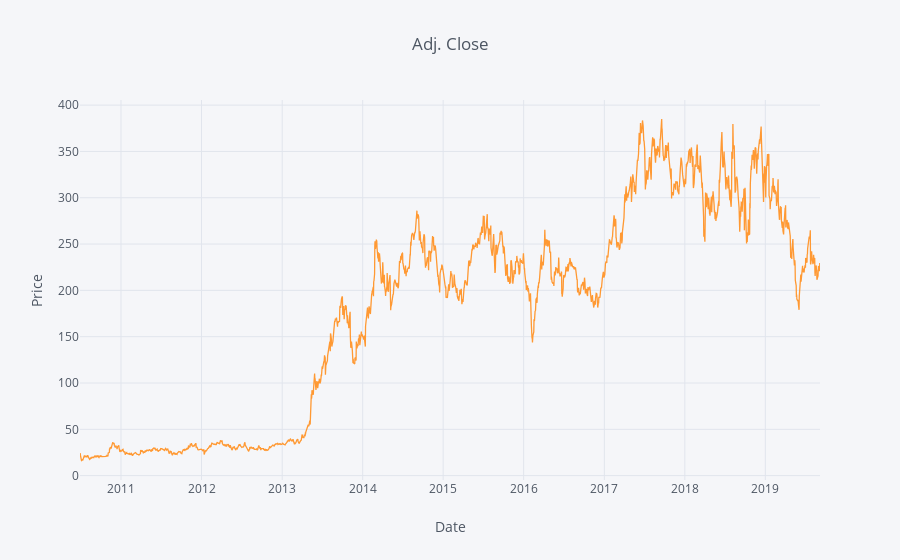

Here is the notebook cell this chart was saved with:
### Code cell
stock['Adj Close'].iplot(xTitle='Date',yTitle='Price', title='Adj. Close')

### Figure 1 — Plotly figure (JSON) as saved in the notebook; plotly's stock layout.template omitted (floating-point values rounded to 4 significant figures; data arrays with more than 128 entries replaced by an {"elided": "..."} marker saying what was removed)
{"data": [{"line": {"color": "rgba(255, 153, 51, 1.0)", "dash": "solid", "shape": "linear", "width": 1.3}, "mode": "lines", "name": "Adj Close", "text": "", "type": "scatter", "uid": "23ecbc18-1084-4b1b-b7bb-15088b57013d", "x": {"elided": "2314 str values"}, "y": {"elided": "2314 float values"}}], "layout": {"legend": {"bgcolor": "#F5F6F9", "font": {"color": "#4D5663"}}, "paper_bgcolor": "#F5F6F9", "plot_bgcolor": "#F5F6F9", "title": {"font": {"color": "#4D5663"}, "text": "Adj. Close"}, "xaxis": {"gridcolor": "#E1E5ED", "showgrid": true, "tickfont": {"color": "#4D5663"}, "title": {"font": {"color": "#4D5663"}, "text": "Date"}, "zerolinecolor": "#E1E5ED"}, "yaxis": {"gridcolor": "#E1E5ED", "showgrid": true, "tickfont": {"color": "#4D5663"}, "title": {"font": {"color": "#4D5663"}, "text": "Price"}, "zerolinecolor": "#E1E5ED"}}}
